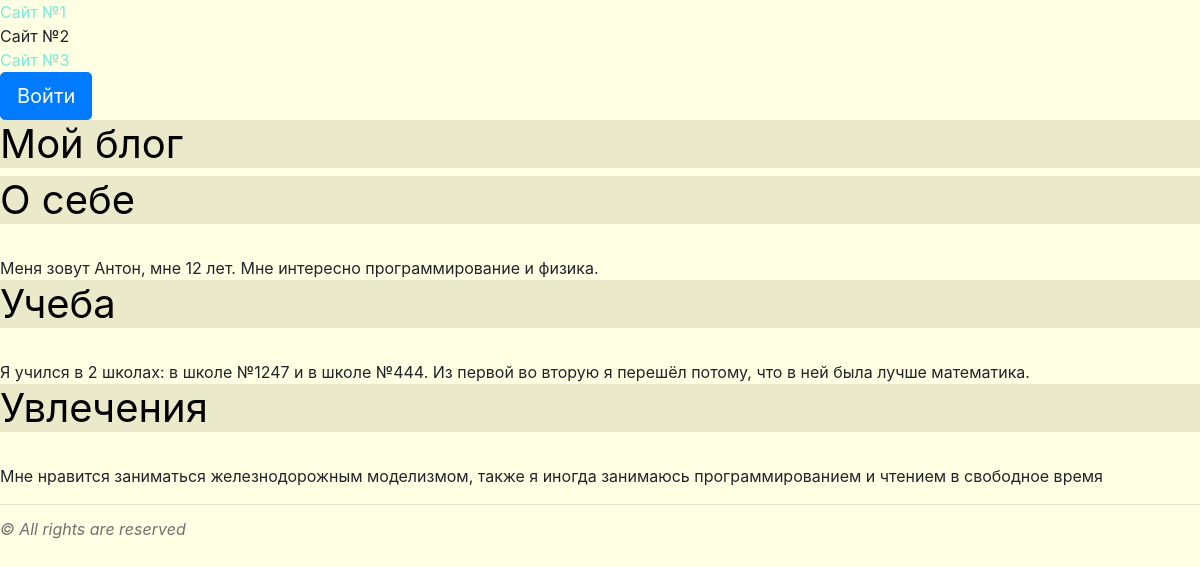
Screenshot of /blog/ with the database file from the repository.
### tables this page shows
CREATE TABLE blog
(
  id integer
        primary key autoincrement,
  head text,
  story text,
  image text,
  visible blob default TRUE
);

### app.py (the view)
@app.route('/blog/')
def blog():
    conn = sqlite3.connect('db.sqlite')
    cur = conn.cursor()
    cur.execute("""select story from blog where visible = TRUE;""")
    stories = list(cur.fetchall())
    cur.execute("""select head from blog where visible =  TRUE;""")
    names = list(cur.fetchall())
    for story in stories[0]:
        text = story
    for name in names[0]:
        nameblog = name
    contextblog1 = {'name1': nameblog,
                    'text1': text}
    for story in stories[1]:
        text = story
    for name in names[1]:
        nameblog = name
    contextblog2 = {'name2': nameblog,
                    'text2': text}
    for story in stories[2]:
        text = story
    for name in names[2]:
        nameblog = name
    contextblog3 = {'name3': nameblog,
                    'text3': text}
    return render_template('blog.html', **contextblog1, **contextblog2, **contextblog3)
    conn.close()

### templates/blog.html (shortened to what this page needs)
<!DOCTYPE html>
<html lang="ru">
<head>
    <link rel="stylesheet" href="https://stackpath.bootstrapcdn.com/bootstrap/4.5.0/css/bootstrap.min.css"
>
    <link rel="stylesheet" href="/static/css/style.css">
</head>
<body>
    <a href="/">Сайт №1</a>
    <br>
    Сайт №2
    <br>
    <a href="/about/">Сайт №3</a>
    <br>
<a class="btn btn-primary btn-lg" href="/login/" role="button">Войти</a>
    <h1>Мой блог</h1>
    <h1>{{name1}}</h1><br>
    {{text1}}<br>
    <h1>{{name2}}</h1><br>
    {{text2}}<br>
    <h1>{{name3}}</h1><br>
    {{text3}}<br>
    <hr>
    <p align="center">© All rights are reserved</p>
</body>
</html>

### static/css/style.css (style rules this page uses)
h1 { color: #000000; size: 18px; font-weight: 400; background: #eaeaca; }
p { color: #707070; size: 14px; font-style: italic; line-height: 16px; text-align: left; }
a { text-decoration: none; color: #7aecda; size: 16px; }
body { background: #ffffe4; }

### rows the page displays
blog: head "О себе", story "Mеня зовут Антон, мне 12 лет. Мне интересно программирование и физика."
blog: head "Учеба", story "Я учился в 2 школах: в школе №1247 и в школе №444. Из первой во вторую я перешёл потому, что в ней была лучше математика."
blog: head "Увлечения", story "Мне нравится заниматься железнодорожным моделизмом, также я иногда занимаюсь программированием и чтением в свободное время"
